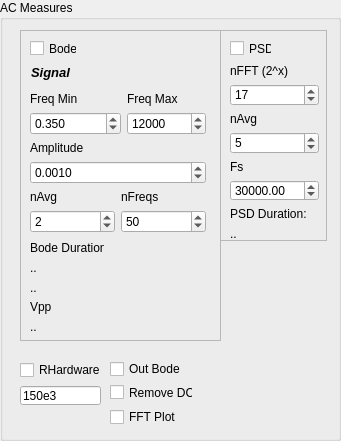
       <widget class="QGroupBox" name="GrSweepMeas">
        <property name="geometry">
         <rect>
          <x>340</x>
          <y>40</y>
          <width>341</width>
          <height>441</height>
         </rect>
        </property>
        <property name="title">
         <string>AC Measures</string>
        </property>
        <widget class="QFrame" name="frame">
         <property name="geometry">
          <rect>
           <x>20</x>
           <y>30</y>
           <width>201</width>
           <height>311</height>
          </rect>
         </property>
         <property name="frameShape">
          <enum>QFrame::StyledPanel</enum>
         </property>
         <property name="frameShadow">
          <enum>QFrame::Raised</enum>
         </property>
         <widget class="QCheckBox" name="ChckBode">
          <property name="geometry">
           <rect>
            <x>10</x>
            <y>10</y>
            <width>47</width>
            <height>17</height>
           </rect>
          </property>
          <property name="text">
           <string>Bode</string>
          </property>
         </widget>
         <widget class="QLabel" name="label_22">
          <property name="geometry">
           <rect>
            <x>11</x>
            <y>34</y>
            <width>40</width>
            <height>16</height>
           </rect>
          </property>
          <property name="font">
           <font>
            <pointsize>10</pointsize>
            <weight>75</weight>
            <italic>true</italic>
            <bold>true</bold>
           </font>
          </property>
          <property name="text">
           <string>Signal</string>
          </property>
         </widget>
         <widget class="QWidget" name="layoutWidget">
          <property name="geometry">
           <rect>
            <x>10</x>
            <y>211</y>
            <width>74</width>
            <height>53</height>
           </rect>
          </property>
          <layout class="QGridLayout" name="gridLayout_13">
           <item row="0" column="0">
            <widget class="QLabel" name="LblPSDDuration_2">
             <property name="text">
              <string>Bode Duration:</string>
             </property>
            </widget>
           </item>
           <item row="1" column="0">
            <widget class="QLabel" name="LblBodeDurationL">
             <property name="text">
              <string>..</string>
             </property>
            </widget>
           </item>
           <item row="2" column="0">
            <widget class="QLabel" name="LblBodeDurationH">
             <property name="text">
              <string>..</string>
             </property>
            </widget>
           </item>
          </layout>
         </widget>
         <widget class="QWidget" name="layoutWidget">
          <property name="geometry">
           <rect>
            <x>10</x>
            <y>62</y>
            <width>176</width>
            <height>141</height>
           </rect>
          </property>
          <layout class="QGridLayout" name="gridLayout_12">
           <item row="0" column="0">
            <layout class="QGridLayout" name="gridLayout_3">
             <item row="0" column="0">
              <layout class="QVBoxLayout" name="verticalLayout_21">
               <item>
                <widget class="QLabel" name="label_25">
                 <property name="text">
                  <string>Freq Min</string>
                 </property>
                </widget>
               </item>
               <item>
                <widget class="QDoubleSpinBox" name="SpnFreqMin">
                 <property name="decimals">
                  <number>3</number>
                 </property>
                 <property name="maximum">
                  <double>1000000.000000000000000</double>
                 </property>
                 <property name="singleStep">
                  <double>0.010000000000000</double>
                 </property>
                 <property name="value">
                  <double>0.350000000000000</double>
                 </property>
                </widget>
               </item>
              </layout>
             </item>
             <item row="0" column="1">
              <layout class="QVBoxLayout" name="verticalLayout_20">
               <item>
                <widget class="QLabel" name="label_24">
                 <property name="text">
                  <string>Freq Max</string>
                 </property>
                </widget>
               </item>
               <item>
                <widget class="QSpinBox" name="SpnFreqMax">
                 <property name="maximum">
                  <number>10000000</number>
                 </property>
                 <property name="value">
                  <number>12000</number>
                 </property>
                </widget>
               </item>
              </layout>
             </item>
            </layout>
           </item>
           <item row="1" column="0">
            <layout class="QGridLayout" name="gridLayout_4">
             <item row="0" column="0" colspan="2">
              <layout class="QVBoxLayout" name="verticalLayout_16">
               <item>
                <widget class="QLabel" name="label_20">
                 <property name="text">
                  <string>Amplitude</string>
                 </property>
                </widget>
               </item>
               <item>
                <widget class="QDoubleSpinBox" name="SpnAmp">
                 <property name="decimals">
                  <number>4</number>
                 </property>
                 <property name="maximum">
                  <double>75.000000000000000</double>
                 </property>
                 <property name="singleStep">
                  <double>0.001000000000000</double>
                 </property>
                 <property name="value">
                  <double>0.001000000000000</double>
                 </property>
                </widget>
               </item>
              </layout>
             </item>
             <item row="1" column="0">
              <layout class="QVBoxLayout" name="verticalLayout_19">
               <item>
                <widget class="QLabel" name="label_27">
                 <property name="text">
                  <string>nAvg</string>
                 </property>
                </widget>
               </item>
               <item>
                <widget class="QSpinBox" name="SpnNAvg">
                 <property name="value">
                  <number>2</number>
                 </property>
                </widget>
               </item>
              </layout>
             </item>
             <item row="1" column="1">
              <layout class="QVBoxLayout" name="verticalLayout_14">
               <item>
                <widget class="QLabel" name="label_18">
                 <property name="text">
                  <string>nFreqs</string>
                 </property>
                </widget>
               </item>
               <item>
                <widget class="QSpinBox" name="SpnNFreqs">
                 <property name="value">
                  <number>50</number>
                 </property>
                </widget>
               </item>
              </layout>
             </item>
            </layout>
           </item>
          </layout>
         </widget>
         <widget class="QWidget" name="layoutWidget">
          <property name="geometry">
           <rect>
            <x>10</x>
            <y>270</y>
            <width>141</width>
            <height>34</height>
           </rect>
          </property>
          <layout class="QGridLayout" name="gridLayout_17">
           <item row="0" column="0">
            <widget class="QLabel" name="LblPSDDuration_3">
             <property name="text">
              <string>Vpp</string>
             </property>
            </widget>
           </item>
           <item row="1" column="0">
            <widget class="QLabel" name="LblVpp">
             <property name="text">
              <string>..</string>
             </property>
            </widget>
           </item>
          </layout>
         </widget>
        </widget>
        <widget class="QFrame" name="frame_2">
         <property name="geometry">
          <rect>
           <x>220</x>
           <y>30</y>
           <width>107</width>
           <height>211</height>
          </rect>
         </property>
         <property name="frameShape">
          <enum>QFrame::StyledPanel</enum>
         </property>
         <property name="frameShadow">
          <enum>QFrame::Raised</enum>
         </property>
         <widget class="QCheckBox" name="ChckPSD">
          <property name="geometry">
           <rect>
            <x>10</x>
            <y>10</y>
            <width>42</width>
            <height>17</height>
           </rect>
          </property>
          <property name="text">
           <string>PSD</string>
          </property>
         </widget>
         <widget class="QWidget" name="layoutWidget">
          <property name="geometry">
           <rect>
            <x>10</x>
            <y>34</y>
            <width>89</width>
            <height>177</height>
           </rect>
          </property>
          <layout class="QGridLayout" name="gridLayout_11">
           <item row="0" column="0">
            <layout class="QGridLayout" name="gridLayout_7">
             <item row="0" column="0">
              <layout class="QGridLayout" name="gridLayout_6">
               <item row="0" column="0">
                <widget class="QLabel" name="label_26">
                 <property name="text">
                  <string>nFFT (2^x)</string>
                 </property>
                </widget>
               </item>
               <item row="1" column="0">
                <widget class="QSpinBox" name="SpnPDSnFFT">
                 <property name="maximum">
                  <number>24</number>
                 </property>
                 <property name="value">
                  <number>17</number>
                 </property>
                </widget>
               </item>
              </layout>
             </item>
             <item row="1" column="0">
              <layout class="QGridLayout" name="gridLayout_2">
               <item row="0" column="0">
                <widget class="QLabel" name="label_29">
                 <property name="text">
                  <string>nAvg</string>
                 </property>
                </widget>
               </item>
               <item row="1" column="0">
                <widget class="QSpinBox" name="SpnAvg">
                 <property name="maximum">
                  <number>20</number>
                 </property>
                 <property name="value">
                  <number>5</number>
                 </property>
                </widget>
               </item>
              </layout>
             </item>
             <item row="2" column="0">
              <layout class="QVBoxLayout" name="verticalLayout_26">
               <item>
                <widget class="QLabel" name="label_28">
                 <property name="text">
                  <string>Fs</string>
                 </property>
                </widget>
               </item>
               <item>
                <widget class="QDoubleSpinBox" name="SpnFsPSD">
                 <property name="maximum">
                  <double>1000000.000000000000000</double>
                 </property>
                 <property name="singleStep">
                  <double>100.000000000000000</double>
                 </property>
                 <property name="value">
                  <double>30000.000000000000000</double>
                 </property>
                </widget>
               </item>
              </layout>
             </item>
            </layout>
           </item>
           <item row="1" column="0">
            <widget class="QLabel" name="LblPSDDuration_1">
             <property name="text">
              <string>PSD Duration:</string>
             </property>
            </widget>
           </item>
           <item row="2" column="0">
            <widget class="QLabel" name="LblPSDDuration">
             <property name="text">
              <string>..</string>
             </property>
            </widget>
           </item>
          </layout>
         </widget>
        </widget>
        <widget class="QWidget" name="layoutWidget">
         <property name="geometry">
          <rect>
           <x>20</x>
           <y>360</y>
           <width>81</width>
           <height>45</height>
          </rect>
         </property>
         <layout class="QVBoxLayout" name="verticalLayout_5">
          <item>
           <widget class="QCheckBox" name="ChckRhardware">
            <property name="text">
             <string>RHardware</string>
            </property>
            <property name="autoExclusive">
             <bool>false</bool>
            </property>
           </widget>
          </item>
          <item>
           <widget class="QLineEdit" name="QRhardware">
            <property name="text">
             <string>150e3</string>
            </property>
           </widget>
          </item>
         </layout>
        </widget>
        <widget class="QWidget" name="layoutWidget">
         <property name="geometry">
          <rect>
           <x>110</x>
           <y>360</y>
           <width>83</width>
           <height>67</height>
          </rect>
         </property>
         <layout class="QGridLayout" name="gridLayout_19">
          <item row="0" column="0">
           <layout class="QGridLayout" name="gridLayout_18">
            <item row="0" column="0">
             <widget class="QCheckBox" name="ChckOutBode">
              <property name="text">
               <string>Out Bode</string>
              </property>
              <property name="autoExclusive">
               <bool>false</bool>
              </property>
             </widget>
            </item>
            <item row="1" column="0">
             <widget class="QCheckBox" name="ChckRemoveDC">
              <property name="text">
               <string>Remove DC</string>
              </property>
              <property name="autoExclusive">
               <bool>false</bool>
              </property>
             </widget>
            </item>
           </layout>
          </item>
          <item row="1" column="0">
           <widget class="QCheckBox" name="ChckFFT">
            <property name="text">
             <string>FFT Plot</string>
            </property>
            <property name="autoExclusive">
             <bool>false</bool>
            </property>
           </widget>
          </item>
         </layout>
        </widget>
       </widget>
